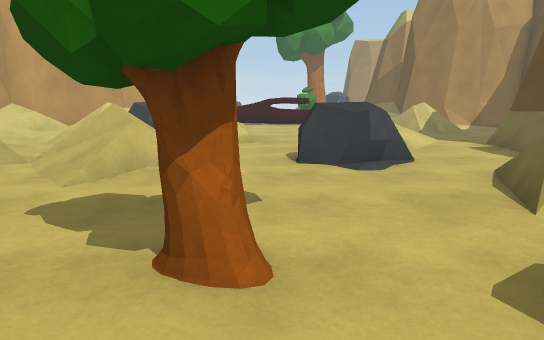
view 1 (above)

17 first-person views from a walk through a scene from a Unity 3-D project. The camera is 1.3 m above the floor, tilts 10° down and sees 70° across. The floor is counted in squares, 1 m on a side. Each view is taken from the middle of a square. On the plan, view 1 faces up. The plan holds only what a view shows up to about 16 squares ahead; the rest is blank. The place goes on beyond the plan.

view 2
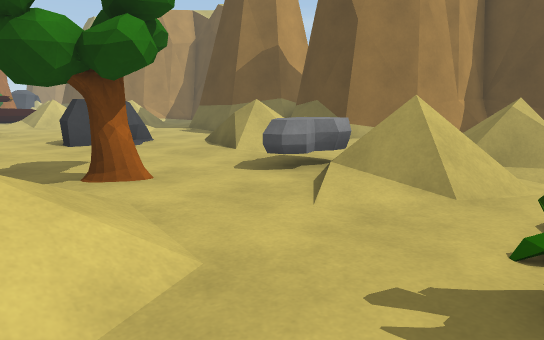

view 3
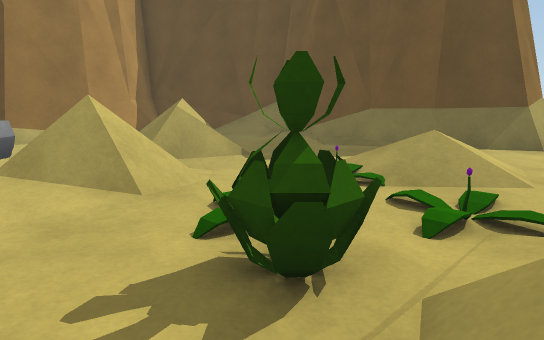

view 4
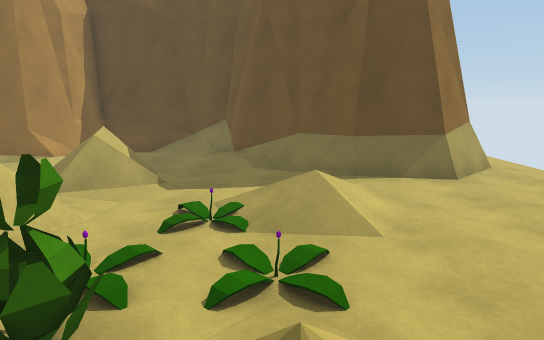

view 5
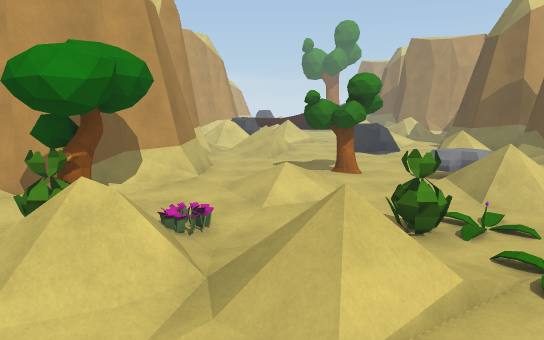

view 6
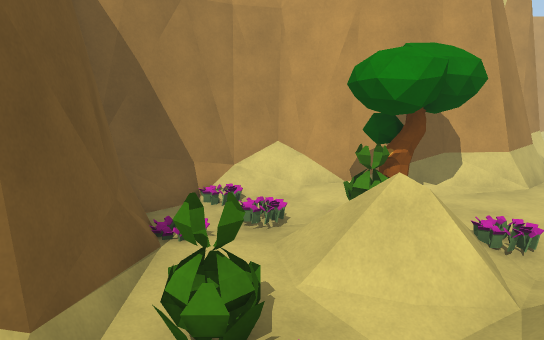

view 7
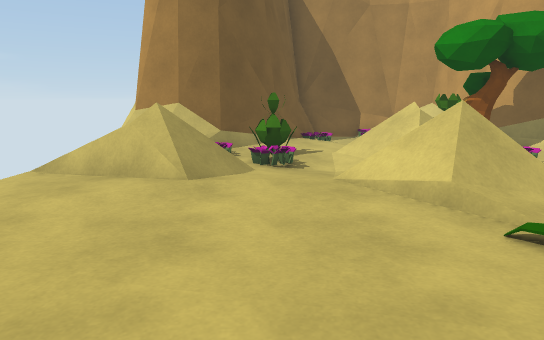

view 8
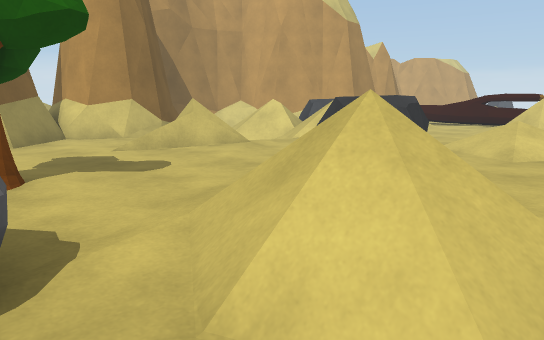

view 9
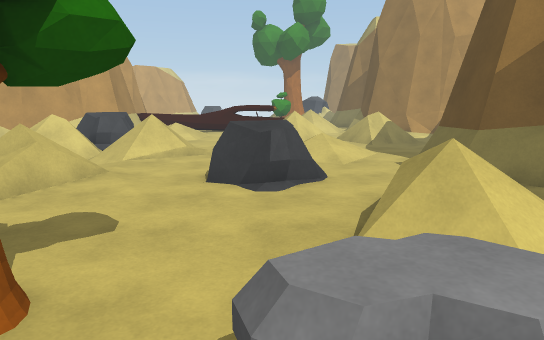

view 10
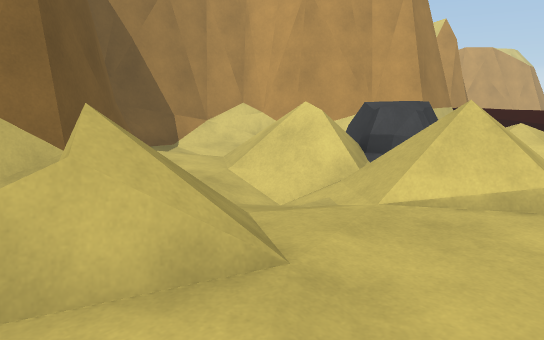

view 11
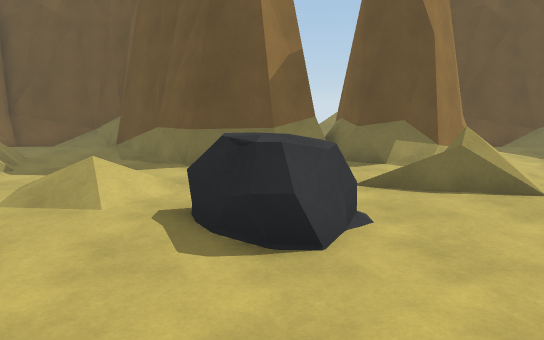

view 12
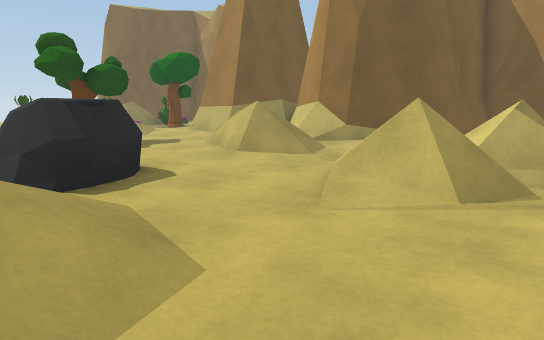

view 13
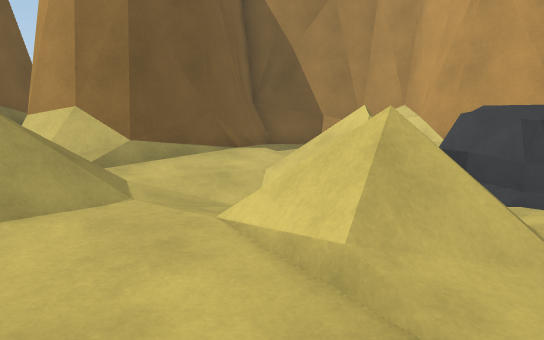

view 14
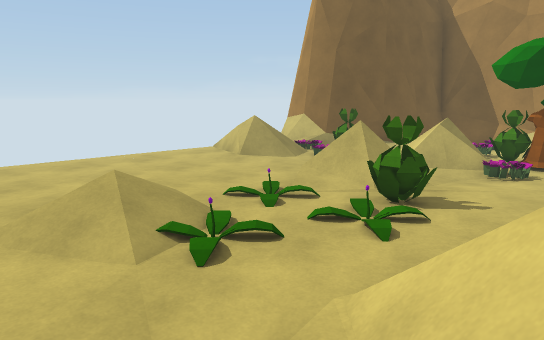

view 15
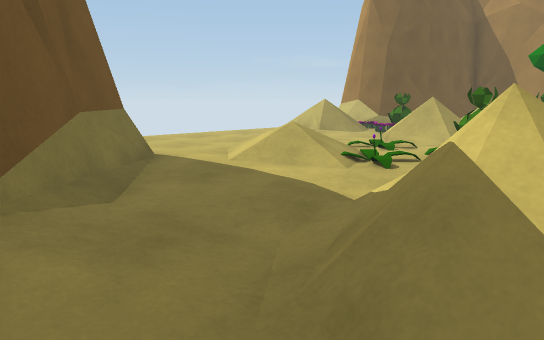

view 16
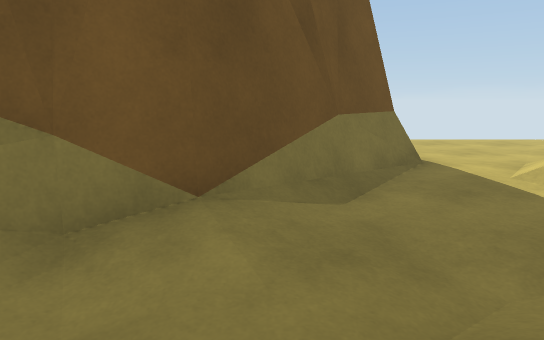

view 17
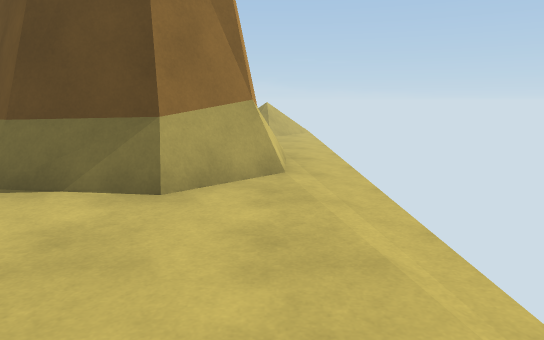

### Floor plan
Key: @ floor where view 1 was taken; # wall or solid block; . main floor; - floor 0.25 m lower than the main floor; / step, stairs or slope; = window, fence, low wall or low ledge; R rock; T tree; P plant; O other object.
Columns run from 11 left of view 1 to 17 right of it. Each row starts with its distance up from view 1.
 16 ##.  RRR. .... ......./#
 15 #//  =R/-............/##
 14 #//  ==/ //..../....###
 13 #/  ////////..///..##
 12 #//..//////...///.##
 11 ####..//......./..#
 10   ###../.....R/...#
  9     ##////..RRR...##
  8     ##//=/..RR/...###
  7     ##./=....../...###=
  6     #.../......//.##
  5     ##........////##
  4      #....T...///.=#
  3      #...TTT.......###
  2      #../.T..RR. -..=####
  1     ##.///...//   /.../##
  0   ###..///.@////////.-.##
 -1  ##/..../....////==/--.##
 -2 ##/TT...........-##-../##
 -3 #/..P/P-...PP.....-...##
 -4 #.--P//////...P...../##
 -5 #.P-///////P..//.../##
 -6 #....//.///...///./##
 -7 ###/..--......//..##
 -8   ##/PP...........#
 -9    ##/O///........#
-10     ## //#........##
-11     ##  =..........### ....//
-12     #   ..................../

Where each view was taken, in squares from view 1:
view 1: 0 up, 0 right, facing up
view 2: 3 down, 3 left, facing up-right
view 3: 3 down, 3 left, facing right
view 4: 5 down, 3 left, facing right
view 5: 10 down, 3 left, facing up
view 6: 10 down, 3 left, facing up-left
view 7: 8 down, 4 right, facing left
view 8: 2 up, 6 right, facing up-left
view 9: 0 up, 2 right, facing up
view 10: 7 up, 0 right, facing up-left
view 11: 9 up, 4 left, facing right
view 12: 16 up, 4 right, facing down-left
view 13: 12 up, 2 right, facing left
view 14: 0 up, 6 right, facing down-left
view 15: 0 up, 10 right, facing down-left
view 16: 0 up, 9 right, facing down
view 17: 11 down, 1 right, facing right
